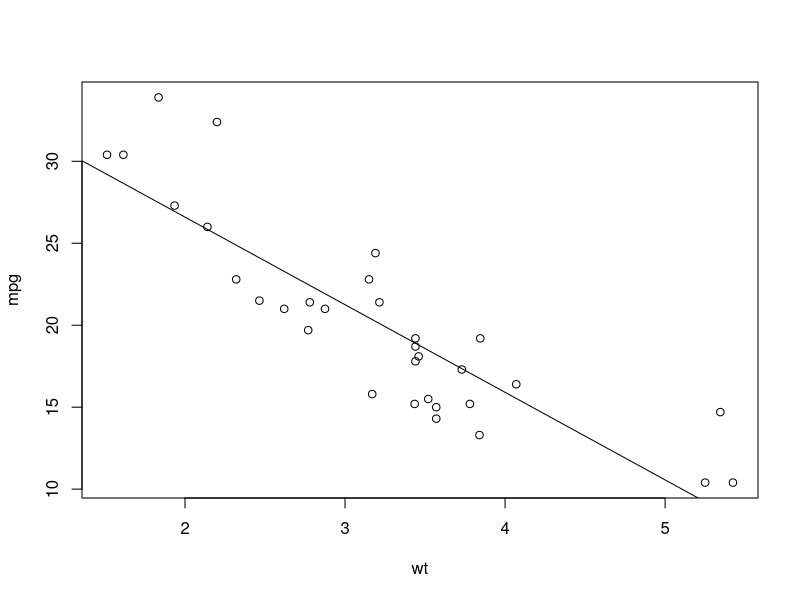

This chart was generated by the following R code:
## ---- chunk 1
# Fit a linear model
mod_lm <- lm(mpg ~ wt, data = mtcars)

# Plot results
plot(mpg ~ wt, data = mtcars)
abline(mod_lm)

# Print slope
message("The slope is: ", signif(coef(mod_lm)[["wt"]], 2), " mpg/1000lb")
